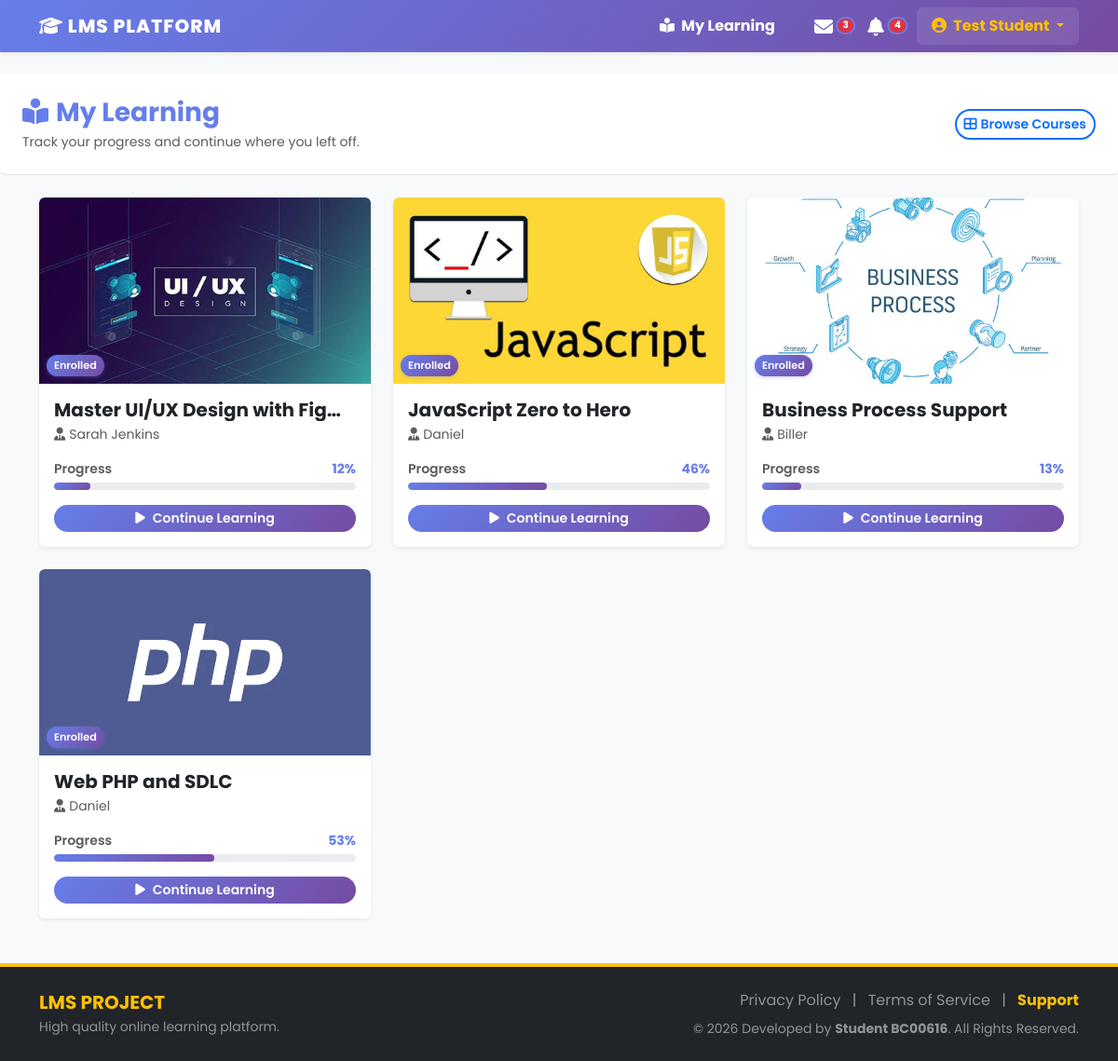
The app's page /public/course/my_learning (signed in) with its own data.
### tables this page shows
CREATE TABLE `enrollments` (
  `id` int(11) NOT NULL,
  `student_id` int(11) NOT NULL,
  `course_id` int(11) NOT NULL,
  `enrolled_date` timestamp NOT NULL DEFAULT current_timestamp()
);

CREATE TABLE `courses` (
  `id` int(11) NOT NULL,
  `title` varchar(150) NOT NULL,
  `slug` varchar(150) NOT NULL,
  `description` text DEFAULT NULL,
  `price` decimal(10,2) DEFAULT 0.00,
  `thumbnail` varchar(255) DEFAULT NULL,
  `instructor_id` int(11) NOT NULL,
  `category_id` int(11) DEFAULT NULL,
  `status` enum('draft','published','hidden') DEFAULT 'draft',
  `created_at` timestamp NOT NULL DEFAULT current_timestamp()
);

CREATE TABLE `users` (
  `id` int(11) NOT NULL,
  `fullname` varchar(100) NOT NULL,
  `email` varchar(100) NOT NULL,
  `password` varchar(255) NOT NULL,
  `role` enum('admin','instructor','student') DEFAULT 'student',
  `avatar` varchar(255) DEFAULT NULL,
  `bio` text DEFAULT NULL,
  `created_at` timestamp NOT NULL DEFAULT current_timestamp(),
  `updated_at` timestamp NOT NULL DEFAULT current_timestamp() ON UPDATE current_timestamp()
);

### app/Controllers/CourseController.php (called while the page is built, shortened)
<?php
class CourseController extends Controller {
    public function my_learning() {
        $myCourses = $this->model('CourseModel')->getEnrolledCourses($_SESSION['user_id']);
        $this->view('courses/my_learning', ['title' => 'My Learning', 'courses' => $myCourses]);
    }
}

### public/index.php (called while the page is built, shortened)
<?php
require_once '../app/Config/Database.php';
require_once '../app/Core/Controller.php';
$app = new App();

### app/Models/CourseModel.php (called while the page is built, shortened)
<?php
require_once '../app/Config/Database.php';
class CourseModel {
    private $conn;
    public function __construct() {
        $db = new Database();
        $this->conn = $db->connect();
    }
    public function getEnrolledCourses($student_id) {
        $sql = "SELECT c.*, u.fullname as instructor_name, e.enrolled_date
                FROM enrollments e
                JOIN courses c ON e.course_id = c.id
                JOIN users u ON c.instructor_id = u.id
                WHERE e.student_id = ?
                ORDER BY e.enrolled_date DESC";
        $stmt = $this->conn->prepare($sql);
        $stmt->execute([$student_id]);
        return $stmt->fetchAll();
    }
}

### app/Config/Database.php (called while the page is built)
<?php
class Database {
    private $host = 'localhost';
    private $user = 'root';
    private $pass = '';
    private $dbname = 'lms_db';
    public function connect() {
        try {
            $dsn = "mysql:host=" . $this->host . ";dbname=" . $this->dbname . ";charset=utf8";
            $pdo = new PDO($dsn, $this->user, $this->pass);
            $pdo->setAttribute(PDO::ATTR_ERRMODE, PDO::ERRMODE_EXCEPTION);
            return $pdo;
        } catch (PDOException $e) {
            die("Database Connection Error: " . $e->getMessage());
        }
    }
}

### app/Views/courses/my_learning.php (the view, shortened to what this page needs)
<?php require_once '../app/Views/inc/header.php'; ?>
<header class="learning-page-banner bg-white py-4 mb-4 border-bottom rounded-bottom">
    <div class="learning-banner-inner d-flex flex-wrap align-items-center justify-content-between gap-2">
        <div>
            <h1 class="h3 fw-bold text-primary mb-1">
                <i class="fas fa-book-reader me-2"></i>My Learning
            </h1>
            <p class="text-muted small mb-0">Track your progress and continue where you left off.</p>
        </div>
        <a href="/LMS_Project/public/home/index" class="btn btn-outline-primary btn-sm">
            <i class="fas fa-th-large me-1"></i>Browse Courses
        </a>
    </div>
</header>
<?php if (empty($data['courses'])): ?>
    <div class="learning-empty text-center py-5 px-4 rounded border bg-white shadow-sm">
        <i class="fas fa-graduation-cap fa-4x text-muted mb-3 opacity-25"></i>
        <h4 class="text-muted fw-semibold">No courses yet</h4>
        <p class="text-muted mb-4">Enroll in a course to see it here and track your progress.</p>
        <a href="/LMS_Project/public/home/index" class="btn btn-primary px-4">
            <i class="fas fa-search me-2"></i>Browse Courses
        </a>
    </div>
<?php else: ?>
    <div class="row g-4">
        <?php foreach ($data['courses'] as $course): ?>
            <?php
                $img = $course['thumbnail'] ? '/LMS_Project/public/assets/uploads/' . $course['thumbnail'] : 'https://via.placeholder.com/600x320?text=No+Image';
                $pct = (($course['id'] * 17 + 31) % 91) + 5;
            ?>
            <div class="col-12 col-md-6 col-lg-4">
                <div class="card learning-card h-100 shadow-sm border-0 card-hover overflow-hidden">
                    <div class="learning-card-image position-relative">
                        <img src="<?= $img ?>" class="card-img-top" alt="<?= htmlspecialchars($course['title']) ?>">
                        <span class="learning-badge position-absolute bottom-0 start-0 m-2">Enrolled</span>
                    </div>
                    <div class="card-body d-flex flex-column">
                        <h5 class="card-title fw-bold text-dark mb-1 text-truncate" title="<?= htmlspecialchars($course['title']) ?>">
                            <?= htmlspecialchars($course['title']) ?>
                        </h5>
                        <p class="small text-muted mb-3">
                            <i class="fas fa-user-tie me-1"></i><?= htmlspecialchars($course['instructor_name']) ?>
                        </p>
                        <div class="mb-3">
                            <div class="d-flex justify-content-between align-items-center small mb-1">
                                <span class="text-muted fw-semibold">Progress</span>
                                <span class="text-primary fw-bold"><?= $pct ?>%</span>
                            </div>
                            <div class="progress learning-progress" role="progressbar" aria-valuenow="<?= $pct ?>" aria-valuemin="0" aria-valuemax="100">
                                <div class="progress-bar" style="width: <?= $pct ?>%"></div>
                            </div>
                        </div>
                        <a href="/LMS_Project/public/course/learn/<?= $course['id'] ?>" class="btn btn-primary btn-sm mt-auto">
                            <i class="fas fa-play me-2"></i>Continue Learning
                        </a>
                    </div>
                </div>
            </div>
        <?php endforeach; ?>
    </div>
<?php endif; ?>
<?php require_once '../app/Views/inc/footer.php'; ?>

### public/css/style.css (style rules this page uses)
:root { font-family: 'Poppins', -apple-system, BlinkMacSystemFont, 'Segoe UI', sans-serif; --lms-gradient-start: #667eea; --lms-gradient-end: #764ba2; --lms-gradient: linear-gradient(135deg, #667eea 0%, #764ba2 100%); --bs-primary: #667eea; --bs-primary-rgb: 102, 126, 234; --bs-primary-dark: #5a6fd6; }
body { font-family: 'Poppins', -apple-system, BlinkMacSystemFont, 'Segoe UI', sans-serif; }
.btn { border-radius: 50px !important; font-weight: 600 !important; }
.btn-primary { background: var(--lms-gradient) !important; border: none !important; border-radius: 50px !important; font-weight: 600 !important; }
.btn-outline-primary { border-radius: 50px !important; font-weight: 600 !important; border-width: 2px; }
.card-hover { transition: transform 0.25s ease, box-shadow 0.25s ease; }
.learning-card-image { aspect-ratio: 16 / 9; overflow: hidden; background: #f0f0f0; }
.learning-card-image .card-img-top { width: 100%; height: 100%; object-fit: cover; }
.learning-badge { background: var(--lms-gradient); color: #fff; font-size: 0.7rem; font-weight: 600; padding: 0.2rem 0.5rem; border-radius: 50px; box-shadow: 0 1px 4px rgba(102, 126, 234, 0.35); }
.learning-progress { height: 8px; border-radius: 50px; background-color: #e9ecef; }
.learning-progress .progress-bar { background: var(--lms-gradient); border-radius: 50px; transition: width 0.4s ease; }
.learning-page-banner { width: 100vw; margin-left: calc(50% - 50vw); padding-left: 1rem; padding-right: 1rem; }
.learning-banner-inner { max-width: 1320px; margin: 0 auto; }
@media (min-width: 576px) { .learning-page-banner { padding-left: 1.5rem; padding-right: 1.5rem; } }

### app/Views/inc/header.php (style rules this page uses)
body { min-height: 100vh; display: flex; flex-direction: column; background-color: #f8f9fa; }
.card { border: none; box-shadow: 0 0.125rem 0.25rem rgba(0, 0, 0, 0.075); }

### records on screen
enrollments: course.thumbnail (picture), course.title "Master UI/UX Design with Fig…", users.fullname "Sarah Jenkins", course "12"
enrollments: course.thumbnail (picture), course.title "JavaScript Zero to Hero", users.fullname "Daniel", course "46"
enrollments: course.thumbnail (picture), course.title "Business Process Support", users.fullname "Biller", course "13"
enrollments: course.thumbnail (picture), course.title "Web PHP and SDLC", users.fullname "Daniel", course "53"

### other values on screen
$msgCount "3"
$notiCount "4"
$_SESSION['user_name'] "Test Student"
